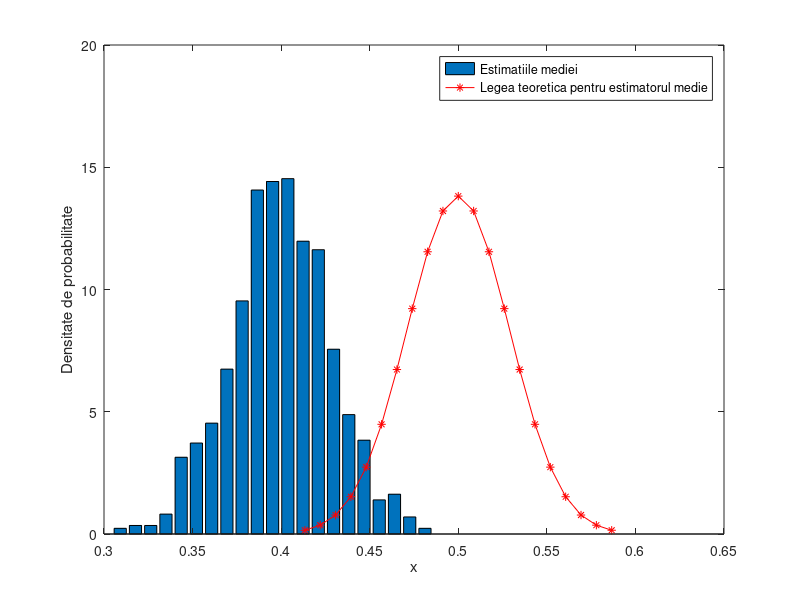
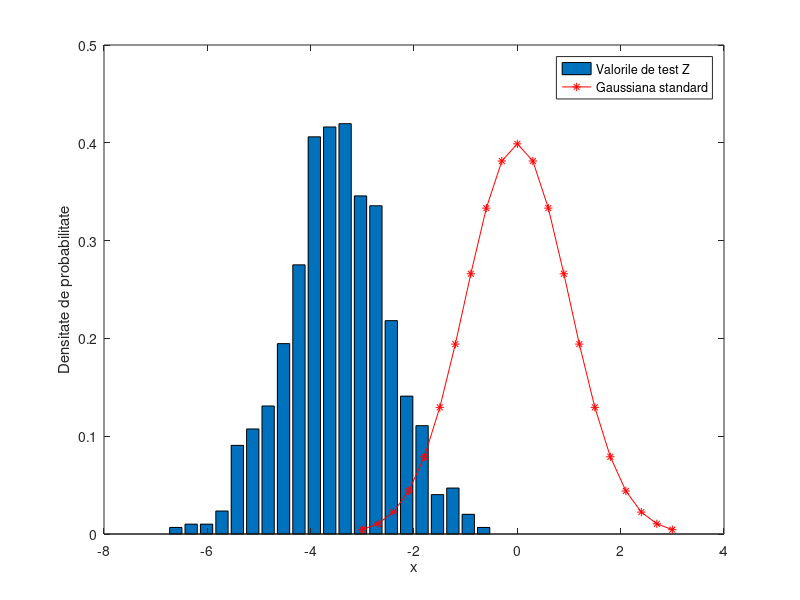

Recreate these plots in MATLAB, in order.
clear all
close all
clc

L = 1000; %s nr de incercari = randuri din matricea cu date pe care facem media
N = 100; % marimea esantionului de date, volumul de date; cu cat e mai mare cu atat Beta scade

delta = 0.2; % delta este un procent relativ cu cat fata de media reala e shiftata distributia
% in acest fel se va calcula o medie experimentala cu o medie u_tilda
% si se poate calcula eroare de tip 2, beta, sansa sa ne bucuram degeaba
nr_bins = 21; % nr bins for histogram

media_teoretica = 0.5; % media unei uniforme in [0,1]
ss = 1/sqrt(12); % abaterea medie a unei uniforme in [0,1]

X = rand(L,N) - media_teoretica*delta; % media_noua = media_teoretica* (1-delta) - cazul 2 din Tema Lab 3

media_shiftata = media_teoretica*(1-delta);
ss_shiftata = ss;
cuantila_alpha_pe_2 = 1.96; % corespunde lui alpha = nivelul de semnificatie statistica = 0.05

X_mediu = sum(X,2)/N; % calculam media variabile X pe coloane (X nu mai e uniforma in [0,1] , ci e shiftata la stanga cu delta * media

delta_histograma = [max(X_mediu)-min(X_mediu)]/nr_bins; 
[frecv,u] = hist(X_mediu,nr_bins);
q = normpdf(linspace(media_teoretica-3*sqrt(1/(12*N)),media_teoretica+3*sqrt(1/(12*N)),nr_bins),media_teoretica,sqrt(1/(12*N))); % gaussiana rezultata prin medierea a N uniforme
figure,bar(u, frecv/L/delta_histograma), hold on, plot(linspace(media_teoretica-3*sqrt(1/(12*N)),media_teoretica+3*sqrt(1/(12*N)),nr_bins),q,'*-r') 
xlabel('x'), ylabel('Densitate de probabilitate'),legend('Estimatiile mediei','Legea teoretica pentru estimatorul medie')

Z = (X_mediu-media_teoretica)/(ss/sqrt(N)); % calculam variabila de test (aducem gaussiana X_m intr-o gaussiana standard)

delta_histograma = [max(Z)-min(Z)]/nr_bins; 
[frecv,u] = hist(Z,nr_bins);
q = normpdf(linspace(-3,3,nr_bins),0,1); % gaussiana rezultata prin medierea a N uniforme
figure,bar(u, frecv/L/delta_histograma), hold on, plot(linspace(-3,3,nr_bins),q,'*-r') 
xlabel('x'), ylabel('Densitate de probabilitate'),legend('Valorile de test Z','Gaussiana standard')

Zl = abs(Z)<=cuantila_alpha_pe_2; % facem testul propriu zis corespunzator unei valori alpha_teoretic = 0.05 

Beta_experimental = sum(Zl)/L % eroarea de gradul doi calculata experimental
eps = cuantila_alpha_pe_2*ss/sqrt(N); 
Beta_teoretic = normcdf(media_teoretica+eps,media_shiftata,ss/sqrt(N)) - normcdf(media_teoretica-eps,media_shiftata,ss/sqrt(N))